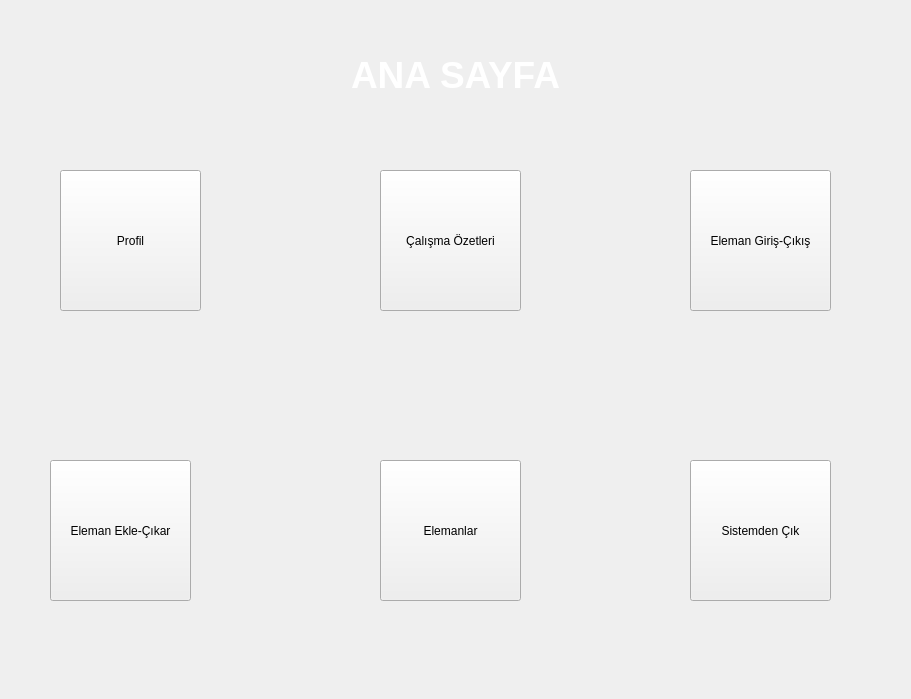
<?xml version="1.0" encoding="UTF-8"?>
<ui version="4.0">
 <class>Form</class>
 <widget class="QWidget" name="Form">
  <property name="geometry">
   <rect>
    <x>0</x>
    <y>0</y>
    <width>911</width>
    <height>699</height>
   </rect>
  </property>
  <property name="windowTitle">
   <string>Form</string>
  </property>
  <widget class="QLabel" name="label">
   <property name="geometry">
    <rect>
     <x>-20</x>
     <y>-20</y>
     <width>1021</width>
     <height>761</height>
    </rect>
   </property>
   <property name="text">
    <string/>
   </property>
   <property name="pixmap">
    <pixmap>Adsız.png</pixmap>
   </property>
   <property name="scaledContents">
    <bool>true</bool>
   </property>
  </widget>
  <widget class="QLabel" name="label_3">
   <property name="geometry">
    <rect>
     <x>140</x>
     <y>40</y>
     <width>631</width>
     <height>71</height>
    </rect>
   </property>
   <property name="text">
    <string>&lt;html&gt;&lt;head/&gt;&lt;body&gt;&lt;p align=&quot;center&quot;&gt;&lt;span style=&quot; font-size:28pt; font-weight:600; color:#ffffff;&quot;&gt;ANA SAYFA&lt;/span&gt;&lt;/p&gt;&lt;/body&gt;&lt;/html&gt;</string>
   </property>
  </widget>
  <widget class="QPushButton" name="elemanlar">
   <property name="geometry">
    <rect>
     <x>380</x>
     <y>460</y>
     <width>141</width>
     <height>141</height>
    </rect>
   </property>
   <property name="text">
    <string>Elemanlar</string>
   </property>
  </widget>
  <widget class="QPushButton" name="calismaozetleri">
   <property name="geometry">
    <rect>
     <x>380</x>
     <y>170</y>
     <width>141</width>
     <height>141</height>
    </rect>
   </property>
   <property name="text">
    <string>Çalışma Özetleri</string>
   </property>
  </widget>
  <widget class="QPushButton" name="giriscikis">
   <property name="geometry">
    <rect>
     <x>690</x>
     <y>170</y>
     <width>141</width>
     <height>141</height>
    </rect>
   </property>
   <property name="text">
    <string>Eleman Giriş-Çıkış</string>
   </property>
  </widget>
  <widget class="QPushButton" name="elemaneklecikar">
   <property name="geometry">
    <rect>
     <x>50</x>
     <y>460</y>
     <width>141</width>
     <height>141</height>
    </rect>
   </property>
   <property name="text">
    <string>Eleman Ekle-Çıkar</string>
   </property>
  </widget>
  <widget class="QPushButton" name="sistemdencik">
   <property name="geometry">
    <rect>
     <x>690</x>
     <y>460</y>
     <width>141</width>
     <height>141</height>
    </rect>
   </property>
   <property name="text">
    <string>Sistemden Çık</string>
   </property>
  </widget>
  <widget class="QPushButton" name="profil">
   <property name="geometry">
    <rect>
     <x>60</x>
     <y>170</y>
     <width>141</width>
     <height>141</height>
    </rect>
   </property>
   <property name="text">
    <string>Profil</string>
   </property>
  </widget>
 </widget>
 <resources/>
 <connections/>
</ui>
